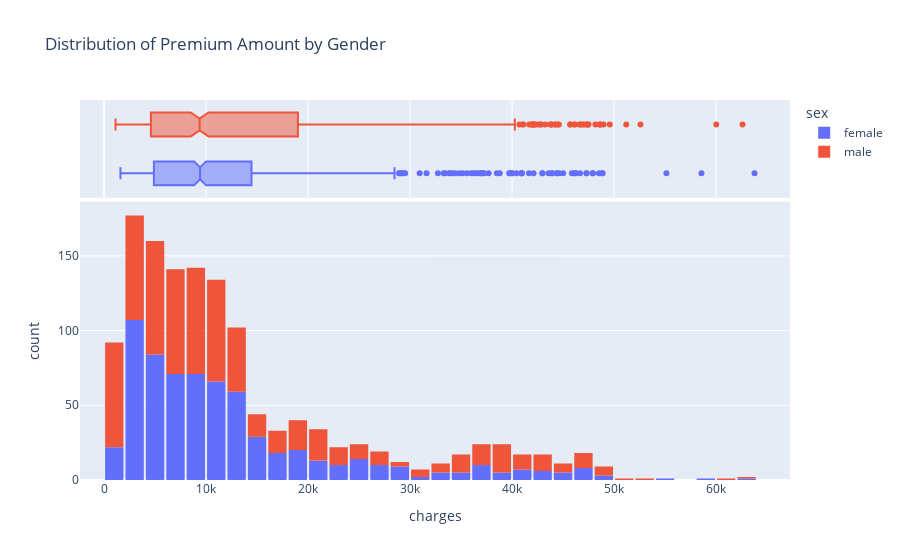

Write notebook code for a chart like this one.
### Code cell
fig=px.histogram(df,x="charges",color="sex",marginal="box",title="Distribution of Premium Amount by Gender")
fig.update_layout(bargap=0.1)
fig.show()

### Figure 1 — Plotly figure (JSON) as saved in the notebook; plotly's stock layout.template omitted (floating-point values rounded to 4 significant figures; data arrays with more than 128 entries replaced by an {"elided": "..."} marker saying what was removed)
{"data": [{"alignmentgroup": "True", "bingroup": "x", "hovertemplate": "sex=female<br>charges=%{x}<br>count=%{y}<extra></extra>", "legendgroup": "female", "marker": {"color": "#636efa", "pattern": {"shape": ""}}, "name": "female", "offsetgroup": "female", "orientation": "v", "showlegend": true, "type": "histogram", "x": {"elided": "662 float values"}, "xaxis": "x", "yaxis": "y"}, {"alignmentgroup": "True", "hovertemplate": "sex=female<br>charges=%{x}<extra></extra>", "legendgroup": "female", "marker": {"color": "#636efa"}, "name": "female", "notched": true, "offsetgroup": "female", "showlegend": false, "type": "box", "x": {"elided": "662 float values"}, "xaxis": "x2", "yaxis": "y2"}, {"alignmentgroup": "True", "bingroup": "x", "hovertemplate": "sex=male<br>charges=%{x}<br>count=%{y}<extra></extra>", "legendgroup": "male", "marker": {"color": "#EF553B", "pattern": {"shape": ""}}, "name": "male", "offsetgroup": "male", "orientation": "v", "showlegend": true, "type": "histogram", "x": {"elided": "676 float values"}, "xaxis": "x", "yaxis": "y"}, {"alignmentgroup": "True", "hovertemplate": "sex=male<br>charges=%{x}<extra></extra>", "legendgroup": "male", "marker": {"color": "#EF553B"}, "name": "male", "notched": true, "offsetgroup": "male", "showlegend": false, "type": "box", "x": {"elided": "676 float values"}, "xaxis": "x2", "yaxis": "y2"}], "layout": {"autosize": true, "bargap": 0.1, "barmode": "relative", "legend": {"title": {"text": "sex"}, "tracegroupgap": 0}, "title": {"text": "Distribution of Premium Amount by Gender"}, "xaxis": {"anchor": "y", "autorange": true, "domain": [0, 1], "range": [-2359.0, 67250.0], "title": {"text": "charges"}, "type": "linear"}, "xaxis2": {"anchor": "y2", "autorange": true, "domain": [0, 1], "matches": "x", "range": [-2359.0, 67250.0], "showgrid": true, "showticklabels": false, "type": "linear"}, "yaxis": {"anchor": "x", "autorange": true, "domain": [0, 0.7326], "range": [0, 186.3], "title": {"text": "count"}}, "yaxis2": {"anchor": "x2", "autorange": true, "domain": [0.7426, 1], "matches": "y2", "range": [-0.5, 1.5], "showgrid": false, "showline": false, "showticklabels": false, "ticks": "", "type": "category"}}}
